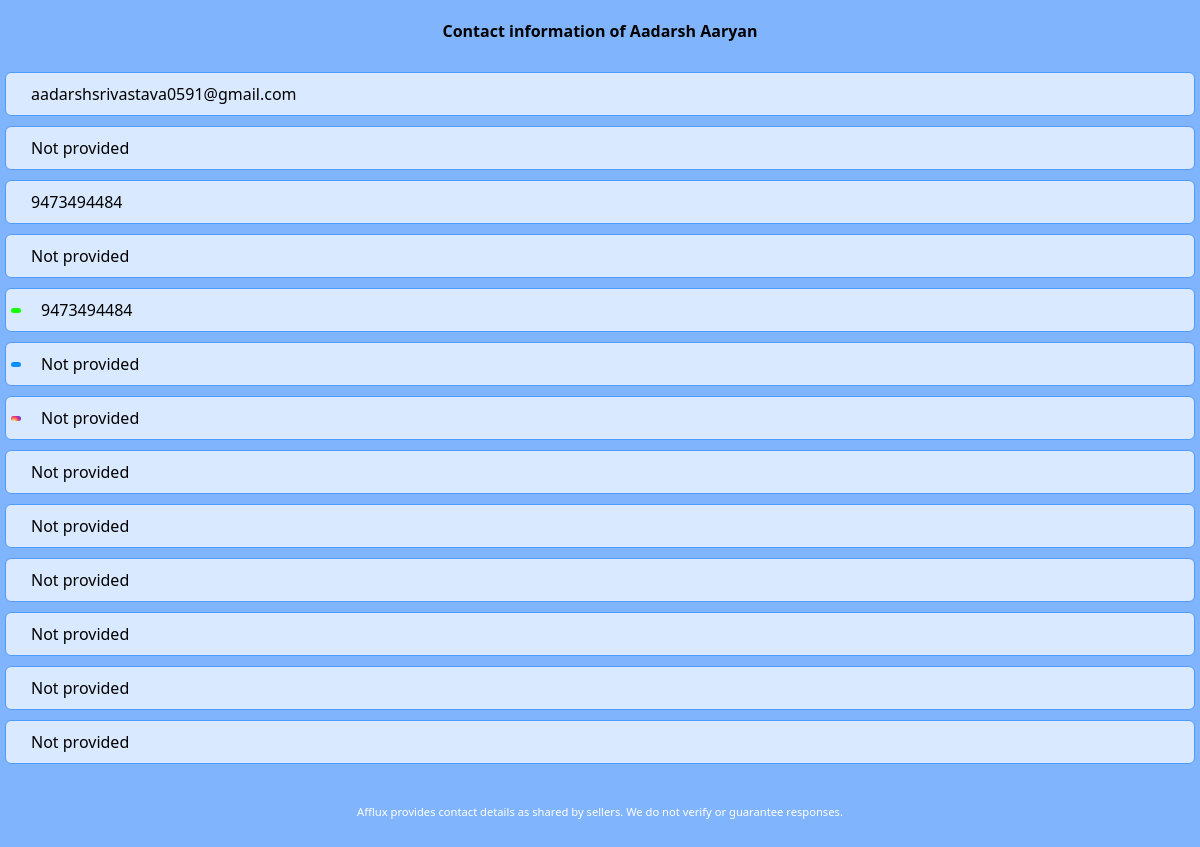
Screenshot of /contacts (signed in) with the database file from the repository.
### tables this page shows
CREATE TABLE profile(
    id INTEGER PRIMARY KEY AUTOINCREMENT,
    name TEXT,
    description TEXT,
    email_1 TEXT,
    email_2 TEXT,
    mobile_no_1 TEXT,
    mobile_no_2 TEXT,
    whatsapp TEXT,
    facebook TEXT,
    instagram TEXT,
    twitter TEXT,
    linkedin TEXT,
    youtube TEXT,
    github TEXT,
    tiktok TEXT,
    pinterest TEXT,
    user_id INTEGER,
    FOREIGN KEY (user_id) REFERENCES users(id)
);

### routes/dashboard.py (the view)
@dashboard.route("/contacts")
def contacts_page():
    if "user_id" not in session:
        flash("Please login first")
        return redirect(url_for("auth.login"))
    with sqlite3.connect("arbor_db.db") as connection:
        connection.row_factory = sqlite3.Row
        cursor = connection.cursor()
        cursor.execute("SELECT * FROM profile WHERE user_id = ?", (session["user_id"],))
        values = cursor.fetchone()
    return render_template("dashboard/contacts.html", values=values)

### templates/dashboard/contacts.html (shortened to what this page needs)
<!DOCTYPE html>
<html lang="en">
<head>
    <link rel="stylesheet" href="{{ url_for('static', filename='css/contacts.css') }}">
</head>
<body>
    <h1>Contact information of {{values['name']}}</h1>
    <div class="boxes boxes1">
        <p>{{ values['email_1'] or 'Not provided' }}</p>
    </div>
    <div class="boxes boxes1">
        <p>{{ values['email_2'] or 'Not provided' }}</p>
    </div>
    <div class=" boxes boxes2">
            <p>{{ values['mobile_no_1'] or 'Not provided' }}</p>
    </div>
    <div class="boxes boxes2">
        <p>{{ values['mobile_no_2'] or 'Not provided' }}</p>
    </div>
    <div class="boxes boxes3">
        <div>
        </div>
        <p>{{ values['whatsapp'] or 'Not provided' }}</p>
    </div>
    <div class="boxes boxes4">
        <div>
        </div>
        <p>{{ values['facebook'] or 'Not provided' }}</p>
    </div>
    <div class="boxes boxes5">
        <div>
        </div>
        <p>{{ values['instagram'] or 'Not provided' }}</p>
    </div>
    <div class="boxes boxes6">
        <p>{{ values['twitter'] or 'Not provided' }}</p>
    </div>
    <div class="boxes boxes7">
        <p>{{ values['linkedin'] or 'Not provided' }}</p>
    </div>
    <div class="boxes boxes8">
        <p>{{ values['youtube'] or 'Not provided' }}</p>
    </div>
    <div class="boxes boxes10">
        <p>{{ values['github'] or 'Not provided' }}</p>
    </div>
    <div class="boxes boxes11">
        <p>{{ values['tiktok'] or 'Not provided' }}</p>
    </div>
    <div class="boxes boxes12">
        <p>{{ values['pinterest'] or 'Not provided' }}</p>
    </div>
    <footer>
        <p class="note">
            Afflux provides contact details as shared by sellers. We do not verify or guarantee responses.
        </p>
    </footer>
</body>
</html>

### static/css/contacts.css (style rules this page uses)
* { margin: 0; padding: 0; transition: all 0.3s; -webkit-tap-highlight-color: transparent; }
:root { --accent-color-deep: #80b5fe; --accent-color-light: #d9e9ff; }
body { min-height: 100vh; width: 100vw; overflow-x: hidden; font-family: 'Segoe UI', Tahoma, Geneva, Verdana, sans-serif; background-color: var(--accent-color-deep); }
.boxes { display: flex; align-items: center; gap: 20px; border: 1px solid #519aff; margin: 0 5px 10px 5px; padding: 10px 5px; border-radius: 6px; background-color: var(--accent-color-light); }
.boxes3 div { color: white; background-color: rgb(17, 255, 0); padding: 4px 5px 1px 5px; border-radius: 7px; }
.boxes4 div { color: white; background-color: rgb(6, 143, 255); padding: 4px 5px 1px 5px; border-radius: 7px; }
.boxes5 div { color: white; background: radial-gradient(circle at 30% 107%, #fdf497 0%, #fdf497 5%, #fd5949 45%, #d6249f 60%, #285AEB 90%); padding: 4px 5px 1px 5px; border-radius: 7px; }
h1 { text-align: center; font-size: 1rem; margin: 20px 0 30px 0; }
.note { font-size: 0.7rem; text-align: center; color: white; padding: 30px 8px; }

### rows the page displays
profile: name "Aadarsh Aaryan", email_1 "aadarshsrivastava0591@gmail.com", mobile_no_1 "9473494484", whatsapp "9473494484"

### other values shown
{{ values['email_2'] or 'Not provided' }} "Not provided"
{{ values['mobile_no_2'] or 'Not provided' }} "Not provided"
{{ values['facebook'] or 'Not provided' }} "Not provided"
{{ values['instagram'] or 'Not provided' }} "Not provided"
{{ values['twitter'] or 'Not provided' }} "Not provided"
{{ values['linkedin'] or 'Not provided' }} "Not provided"
{{ values['youtube'] or 'Not provided' }} "Not provided"
{{ values['github'] or 'Not provided' }} "Not provided"
{{ values['tiktok'] or 'Not provided' }} "Not provided"
{{ values['pinterest'] or 'Not provided' }} "Not provided"
